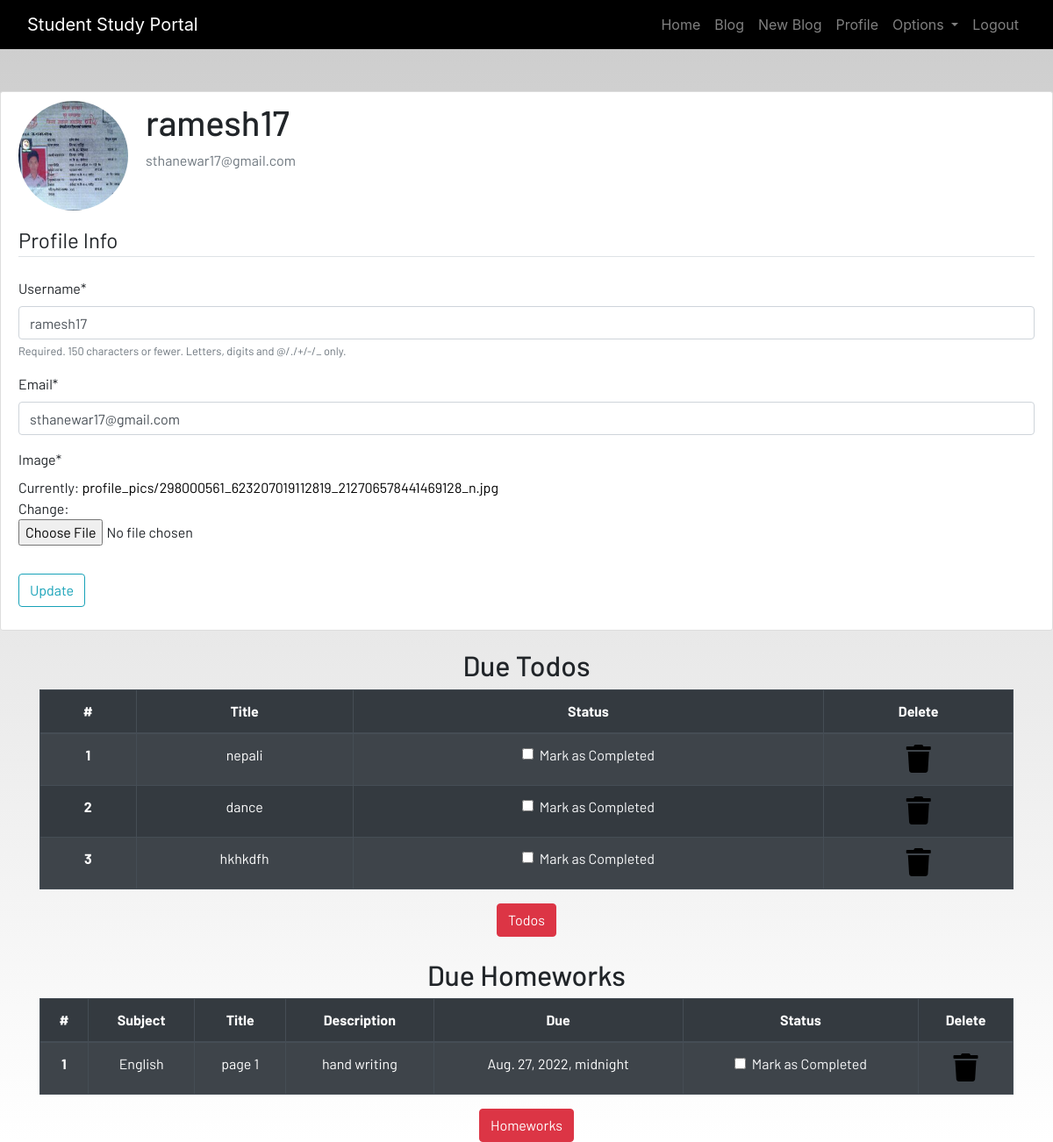
/profile/ (signed in), run on the app's committed database.
### dashboard/models.py (models this page shows, shortened)
class Profile(models.Model):
    user = models.OneToOneField(User, on_delete=models.CASCADE)
    image = models.ImageField(default='default.jpg', upload_to='profile_pics')

class Todo(models.Model):
    user = models.ForeignKey(User, on_delete=models.CASCADE)
    title = models.CharField(max_length=100)
    is_finished =  models.BooleanField(default=False)

class Homework(models.Model):
    user = models.ForeignKey(User, on_delete=models.CASCADE)
    subject = models.CharField(max_length=50)
    title = models.CharField(max_length=100)
    description = models.TextField()
    due = models.DateTimeField()
    is_finished =  models.BooleanField(default=False)

### dashboard/views.py (the view)
# urls.py: path('profile/',dash_views.profile,name='profile'),
@login_required
def profile(request):
    homeworks = Homework.objects.filter(is_finished=False,user=request.user)
    todos = Todo.objects.filter(is_finished=False,user=request.user)
    if len(homeworks)==0:
        homework_done = True
    else:
        homework_done = False
    if len(todos)==0:
        todos_done = True
    else:
        todos_done = False
    if request.method == 'POST':
        u_form = UserUpdateForm(request.POST, instance=request.user)
        p_form = ProfileUpdateForm(request.POST,
                                   request.FILES,
                                   instance=request.user.profile)
        if u_form.is_valid() and p_form.is_valid():
            u_form.save()
            p_form.save()
            messages.success(request, f'Your account has been updated!')
            return redirect('profile')
    else:
        u_form = UserUpdateForm(instance=request.user)
        p_form = ProfileUpdateForm(instance=request.user.profile)
    context = {
        'homeworks' : homeworks,
        'todos' : todos,
        'homework_done' : homework_done,
        'todos_done' : todos_done,
        'u_form': u_form,
        'p_form': p_form
    }
    return render(request, 'dashboard/profile.html',context)

### dashboard/forms.py
class UserUpdateForm(forms.ModelForm):
    email = forms.EmailField()
    class Meta:
        model = User
        fields = ['username', 'email']

class ProfileUpdateForm(forms.ModelForm):
    class Meta:
        model = Profile
        fields = ['image']

### dashboard/templates/dashboard/profile.html (shortened to what this page needs)
{% extends 'dashboard/base.html' %} {% load static %}
{% load crispy_forms_tags%}
{% block content %}
<div class="content-section">
    <div class="media">
        <img class="rounded-circle account-img" src="{{ user.profile.image.url }}">
            <div class="media-body">
                <h2 class="account-heading">{{ user.username }}</h2>
                <p class="text-secondary">{{ user.email }}</p>
            </div>
    </div>
    <form method="POST" enctype="multipart/form-data">
        <fieldset class="form-group">
            <legend class="border-bottom mb-4">Profile Info</legend>
                {{ u_form|crispy }}
                {{ p_form|crispy }}
        </fieldset>
        <div class="form-group">
            <button class="btn btn-outline-info" type="submit">Update</button>
        </div>
    </form>
</div>
<section class="text-center">
    <div class="container">
        {% if not todos_done %}
        <h2>Due Todos</h2>
        <table class="table table-striped table-bordered table-hover table-dark">
            <thead>
                <tr>
                    <th scope="col">#</th>
                    <th scope="col">Title</th>
                    <th scope="col">Status</th>
                    <th scope="col">Delete</th>
                </tr>
            </thead>
            <tbody>
                {% for todo in todos %}
                <tr>
                    <th scope="row">{{forloop.counter}}</th>
                    <td>{{todo.title}}</td>
                    <td>
                        <a href="{% url 'update-todo' todo.id %}">
                            <div class="form-check">
                                {% if todo.is_finished == True %}
                                <input class="form-check-input" type="checkbox" value="" checked>
                                {% else %}
                                <input class="form-check-input" type="checkbox" value="">
                                {% endif %}
                                <label class="form-check-label text-light" for="flexCheckDefault">
                                    Mark as Completed
                                </label>
                            </div>
                        </a>
                    </td>
                    <td><a href="{% url 'delete-todo' todo.id %}"><i class="fa fa-trash fa-2x"></i></a></td>
                </tr>
                {% endfor %}
            </tbody>
        </table>
        {% else%}
        <h3>All To Todos are completed!!!!</h3>
        {% endif %}
        <a href="{% url 'todo' %}" class="btn btn-danger">Todos</a>
        <br><br>
        {% if not homework_done %}
        <h2>Due Homeworks</h2>
        <table class="table table-striped table-bordered table-hover table-dark">
            <thead>
                <tr>
                    <th scope="col">#</th>
                    <th scope="col">Subject</th>
                    <th scope="col">Title</th>
                    <th scope="col">Description</th>
                    <th scope="col">Due</th>
                    <th scope="col">Status</th>
                    <th scope="col">Delete</th>
                </tr>
            </thead>
            <tbody>
                {% for homework in homeworks %}
                <tr>
                    <th scope="row">{{forloop.counter}}</th>
                    <td>{{homework.subject}}</td>
                    <td>{{homework.title}}</td>
                    <td>{{homework.description}}</td>
                    <td>{{homework.due}}</td>
                    <td>
                        <a href="{% url 'update-homework' homework.id %}">
                            <div class="form-check">
                                {% if homework.is_finished == True %}
                                <input class="form-check-input" type="checkbox" value="" checked>
                                {% else %}
                                <input class="form-check-input" type="checkbox" value="">
                                {% endif %}
                                <label class="form-check-label text-light" for="flexCheckDefault">
                                    Mark as Completed
                                </label>
                            </div>
                        </a>
                    </td>
                    <td><a href="{% url 'delete-homework' homework.id %}"><i class="fa fa-trash fa-2x"></i></a></td>
                </tr>
                {% endfor %}
            </tbody>
        </table>
        {% else%}
        <h3>All To homeworks are completed!!!!</h3>
        {% endif %}
        <a href="{% url 'homework' %}" class="btn btn-danger">Homeworks</a>
    </div>
</section>
{% endblock content %}

### static/CSS/main.css (style rules this page uses)
html { scroll-behavior: smooth; height: 100%; width: 100%; }
a { text-decoration: none !important; color: black; }
html, body { max-width: 100%; overflow-x: hidden; height: 100%; width: 100%; }
body { background: linear-gradient(rgba(0, 0, 0, 0.2), rgba(255, 255, 255, 0.5)); overflow-x: hidden; background-repeat: no-repeat; }
.fa { color: black; }
.content-section { background: #ffffff; padding: 10px 20px; border: 1px solid #dddddd; border-radius: 3px; margin-bottom: 20px; }
.account-img { height: 125px !important; width: 125px !important; margin-right: 20px; margin-bottom: 16px; }
.account-heading { font-size: 2.5rem; }

### data on the page
Todo: title "nepali"
Todo: title "dance"
Todo: title "hkhkdfh"
Homework: subject "English", title "page 1", description "hand writing", due "Aug. 27, 2022, midnight"

### other printed values
{{ user.username }} "ramesh17"
{{ user.email }} "sthanewar17@gmail.com"
